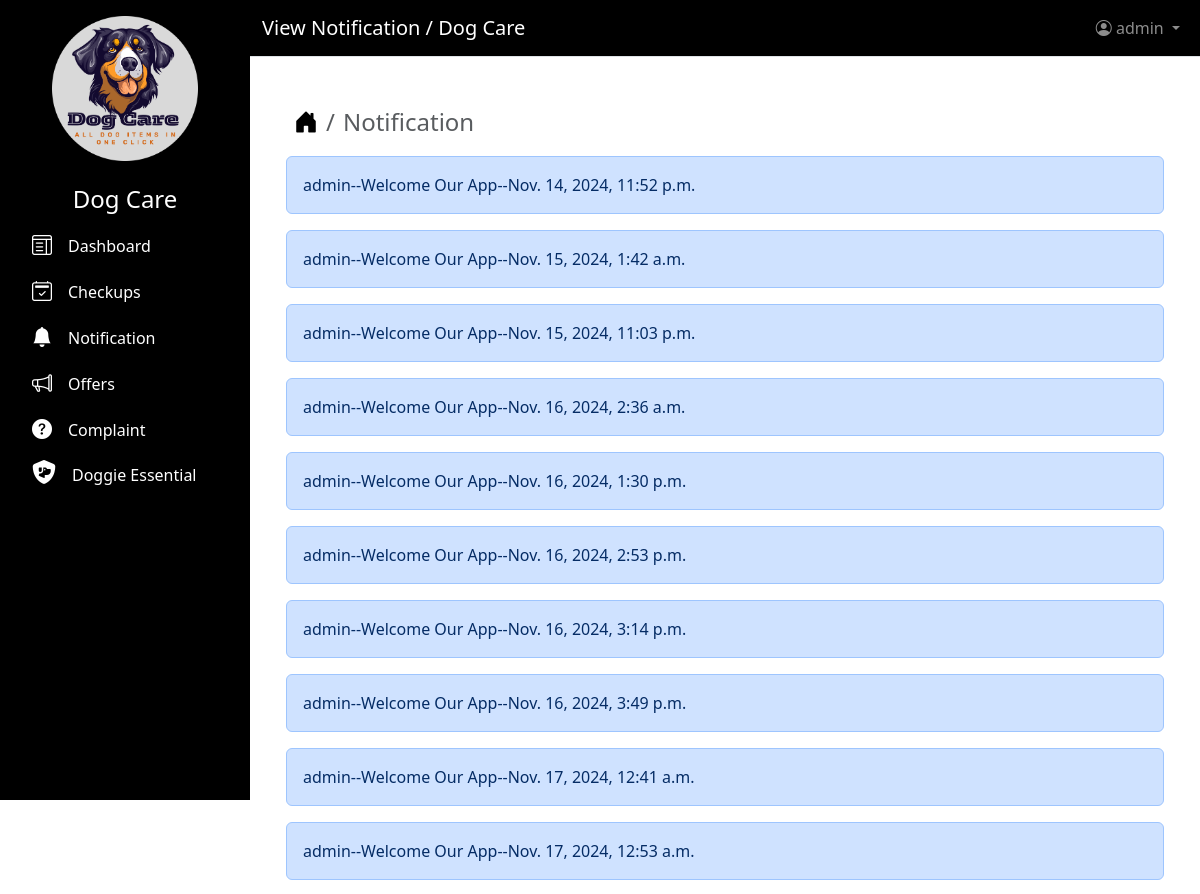
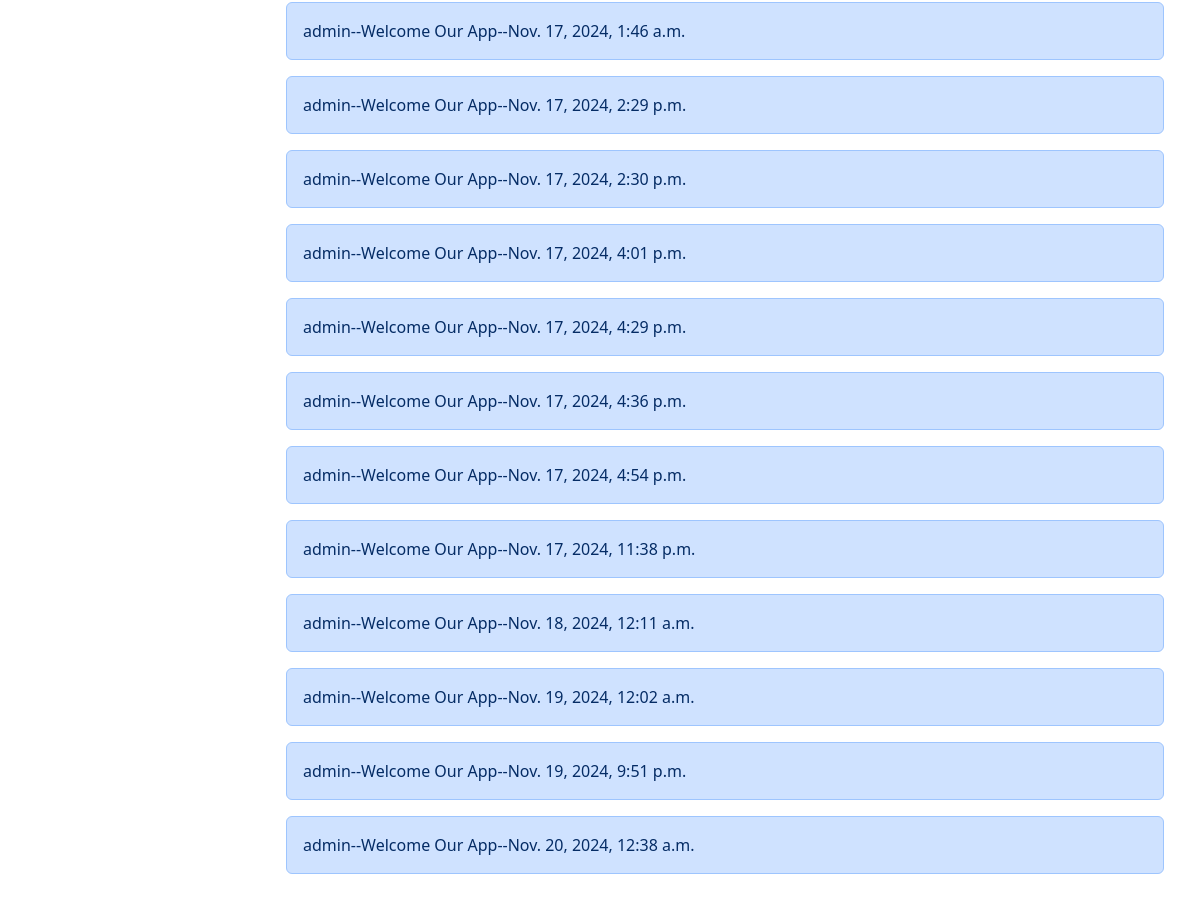
The app's page /view/Notification (signed in) with its own data (2 pictures, top to bottom).
### users/models.py (models this page shows)
class CustomUser(AbstractUser):
    ROLE = (("SHOP OWNER", "SHOP OWNER"),)
    role = models.CharField(max_length=200, choices=ROLE, blank=True)

class Notification(models.Model):
    username = models.ForeignKey(CustomUser, on_delete=models.CASCADE)
    notification = models.CharField(max_length=250)
    is_read = models.BooleanField(default=False)
    time = models.DateTimeField(auto_now=True)

### users/views.py (the view)
# urls.py: path("view/Notification", views.view_notification, name="notification"),
@login_required(login_url="signup")
def view_notification(request):
    context = {
        "page_title": "View Notification",
        "all_notifications": Notification.objects.filter(username=request.user),
    }
    return render(request, "notification.html", context)

### users/templates/notification.html (shortened to what this page needs)
{% extends "base.html" %}
{% block content %}
    <div class="container ms-2 mt-4">
        <nav aria-label="breadcrumb">
            <ol class="breadcrumb fs-4">
                <li class="breadcrumb-item">
                    <a href="{% url 'home' %}" class="text-decoration-none text-black"><i class="bi bi-house-door-fill"></i></a>
                </li>
                <li class="breadcrumb-item active" aria-current="page">Notification</li>
            </ol>
        </nav>
    </div>
    <div class="container">
        {% if all_notifications %}
        {% for all_notification in all_notifications%}
        <div class="alert alert-primary" role="alert">
       {{all_notification.username}}--{{all_notification.notification}}--{{all_notification.time}}
          </div>
          {% endfor %}
    </div>
    {% else %}
    <div class="alert alert-warning" role="alert">
        Currently No Notification
      </div>
      {% endif %}
    {% endblock content%}

### users/templates/base.html (shortened to what this page needs)
<!DOCTYPE html>
<html lang="en">
<head>
  {% load static %}
  <link href="https://cdnjs.cloudflare.com/ajax/libs/font-awesome/6.5.0/css/all.min.css" rel="stylesheet">
  <link rel="stylesheet" href="https://cdn.jsdelivr.net/npm/bootstrap-icons@1.11.3/font/bootstrap-icons.min.css">
  <link rel="stylesheet" href="https://cdnjs.cloudflare.com/ajax/libs/bootstrap/5.3.2/css/bootstrap.min.css" />
</head>
<body>
  <nav class="sidebar text-white p-3">
    <div class="d-grid col-8 mx-auto">
      <img src="{% static 'image/88q.png' %}" alt="Logo" class="img-fluid" height="100" width="160">
    </div>
    <ul class="nav flex-column">
      <li class="nav-item">
        <h4 class="text-center mt-4">Dog Care</h4>
      </li>
      <li class="nav-item">
        <a class="nav-link active text-decoration-none text-white" href="{% url 'dashboard' %}">
          <i class="bi bi-layout-text-window fs-5"></i><span class="ms-3">Dashboard</span>
        </a>
      </li>
      <li class="nav-item">
        <a class="nav-link active text-decoration-none text-white" href="{% url 'booking_appointment' %}">
          <i class="bi bi-calendar2-check fs-5"></i><span class="ms-3">Checkups</span>
        </a>
      </li>
      <li class="nav-item">
        <a class="nav-link active text-decoration-none text-white" href="{% url 'notification' %}">
          <i class="bi bi-bell-fill fs-5"></i><span class="ms-3">Notification</span>
        </a>
      </li>
      <li class="nav-item">
        <a class="nav-link active text-decoration-none text-white" href="{% url 'view_offers' %}">
          <i class="bi bi-megaphone fs-5"></i><span class="ms-3">Offers</span>
        </a>
      </li>
      <li class="nav-item">
        <a class="nav-link active text-decoration-none text-white" href="{% url 'view_complaints' %}">
          <i class="bi bi-question-circle-fill fs-5"></i><span class="ms-3">Complaint</span>
        </a>
      </li>
      <li class="nav-item">
        <a class="nav-link active text-decoration-none text-white" href="{% url 'view_shop' %}">
          <i class="fa-solid fa-shield-dog fs-4"></i><span class="ms-3">Doggie Essential</span>
        </a>
      </li>
    </ul>
  </nav>
  <div class="main-content">
    <nav class="navbar navbar-expand-lg navbar-dark border-bottom" style="background-color: #000000;">
      <div class="container-fluid">
        <a class="navbar-brand text-white" href="#">{{ page_title }} / Dog Care</a>
        <ul class="navbar-nav ms-auto">
          <li class="nav-item dropdown">
            <a class="nav-link dropdown-toggle" href="#" id="navbarDropdown" role="button" data-bs-toggle="dropdown">
              <i class="bi bi-person-circle"></i> {{ user }}
            </a>
          </li>
        </ul>
      </div>
    </nav>
    <div class="content-area p-4">
      {% block content %}
      {% endblock content %}
    </div>
  </div>
</body>
</html>

### users/templates/base.html (style rules this page uses)
body { margin: 0; padding: 0; overflow-x: hidden; }
nav.sidebar { position: fixed; top: 0; left: 0; height: 100vh; width: 250px; background-color: #000000; color: white; z-index: 1000; overflow-y: auto; }
nav.sidebar .nav-link { transition: background-color 0.3s ease, color 0.3s ease; }
.main-content { margin-left: 250px; width: calc(100% - 250px); }
nav.navbar { position: fixed; top: 0; left: 250px; width: calc(100% - 250px); z-index: 1001; }
.content-area { margin-top: 56px; }

### records on screen
CustomUser: username "admin"
Notification: username "admin", notification "Welcome Our App", time "Nov. 14, 2024, 11:52 p.m."
Notification: username "admin", notification "Welcome Our App", time "Nov. 15, 2024, 1:42 a.m."
Notification: username "admin", notification "Welcome Our App", time "Nov. 15, 2024, 11:03 p.m."
Notification: username "admin", notification "Welcome Our App", time "Nov. 16, 2024, 2:36 a.m."
Notification: username "admin", notification "Welcome Our App", time "Nov. 16, 2024, 1:30 p.m."
Notification: username "admin", notification "Welcome Our App", time "Nov. 16, 2024, 2:53 p.m."
Notification: username "admin", notification "Welcome Our App", time "Nov. 16, 2024, 3:14 p.m."
Notification: username "admin", notification "Welcome Our App", time "Nov. 16, 2024, 3:49 p.m."
Notification: username "admin", notification "Welcome Our App", time "Nov. 17, 2024, 12:41 a.m."
Notification: username "admin", notification "Welcome Our App", time "Nov. 17, 2024, 12:53 a.m."
Notification: username "admin", notification "Welcome Our App", time "Nov. 17, 2024, 1:46 a.m."
Notification: username "admin", notification "Welcome Our App", time "Nov. 17, 2024, 2:29 p.m."
Notification: username "admin", notification "Welcome Our App", time "Nov. 17, 2024, 2:30 p.m."
Notification: username "admin", notification "Welcome Our App", time "Nov. 17, 2024, 4:01 p.m."
Notification: username "admin", notification "Welcome Our App", time "Nov. 17, 2024, 4:29 p.m."
Notification: username "admin", notification "Welcome Our App", time "Nov. 17, 2024, 4:36 p.m."
Notification: username "admin", notification "Welcome Our App", time "Nov. 17, 2024, 4:54 p.m."
Notification: username "admin", notification "Welcome Our App", time "Nov. 17, 2024, 11:38 p.m."
Notification: username "admin", notification "Welcome Our App", time "Nov. 18, 2024, 12:11 a.m."
Notification: username "admin", notification "Welcome Our App", time "Nov. 19, 2024, 12:02 a.m."
Notification: username "admin", notification "Welcome Our App", time "Nov. 19, 2024, 9:51 p.m."
Notification: username "admin", notification "Welcome Our App", time "Nov. 20, 2024, 12:38 a.m."

### other values on screen
{{ page_title }} "View Notification"
